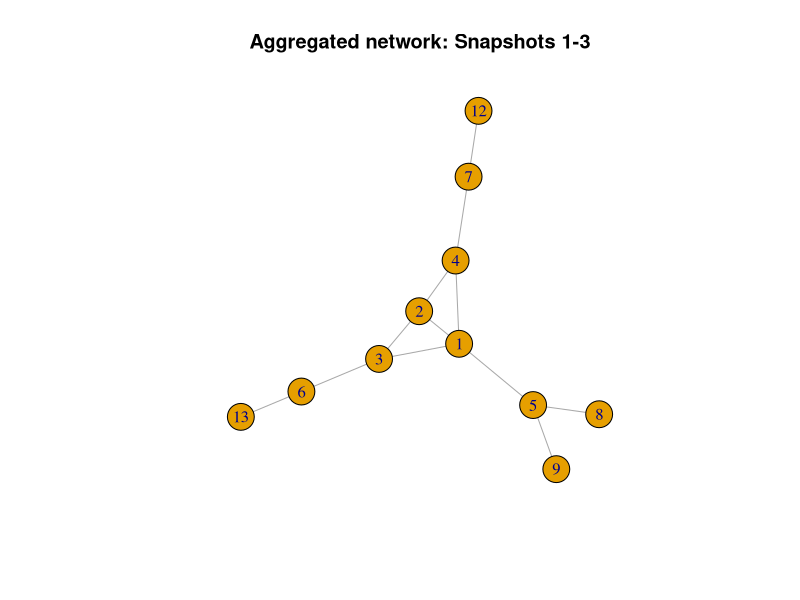
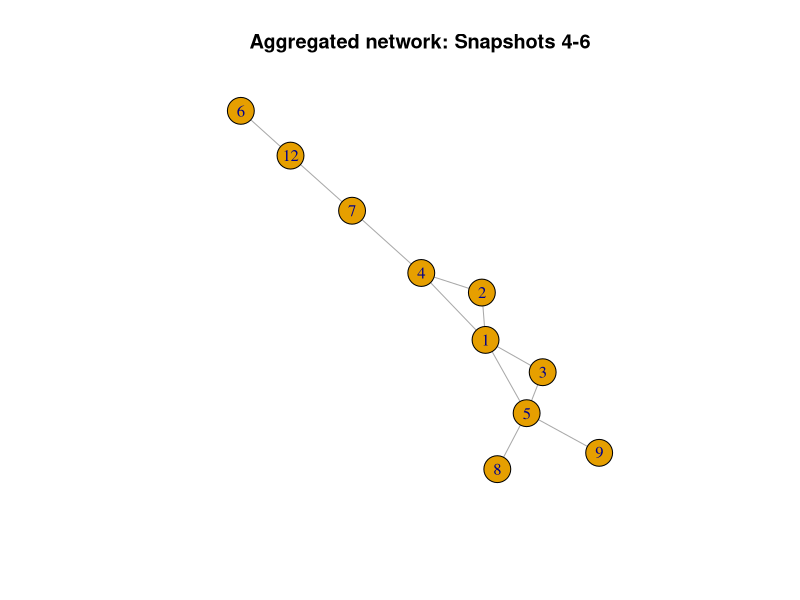
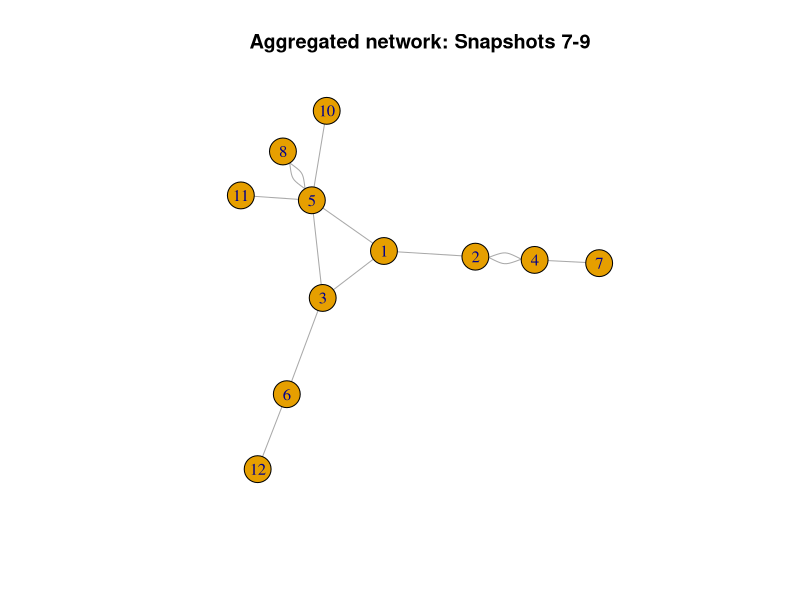

Reproduce these figures in R, in order.
# The network in http://www.networkatlas.eu/exercises/7/4/
# data.txt is dynamic, the third and fourth columns of the edge
# list tell you the first and last snapshot in which the edge was
# continuously present. An edge can reappear if the edge was
# present in two discontinuous time periods. Aggregate it using a
# disjoint window of size 3.

library(here)
library(igraph)

# Reading the data
dat <- read.table("data.txt", header=FALSE)
colnames(dat) <- c("source", "target", "start", "end")

# Solution 

# Window settings to aggregate edges
window_size <- 3
max_snapshot <- max(dat$end)
windows <- split(1:max_snapshot, ceiling((1:max_snapshot) / window_size))

# For each window, aggregating the network and plot
if (!require(igraph)) install.packages("igraph")
library(igraph)

for (i in seq_along(windows)) {
  wsnap <- windows[[i]]
  wname <- paste0("Snapshots ", min(wsnap), "-", max(wsnap))
  # Selecting edges that are present in at least one snapshot in this window
  present <- dat[
    (dat$start <= max(wsnap)) & (dat$end >= min(wsnap)),
  ]
  cat("\nWindow", i, "(", wname, "):\n")
  print(present[,1:2])
  
################################################################################
# Optional: creating a plot 
  
  if (nrow(present) > 0) {
    g <- graph_from_data_frame(present[,1:2], directed=FALSE)
    plot(g, main=paste("Aggregated network:", wname))
  }
################################################################################
}